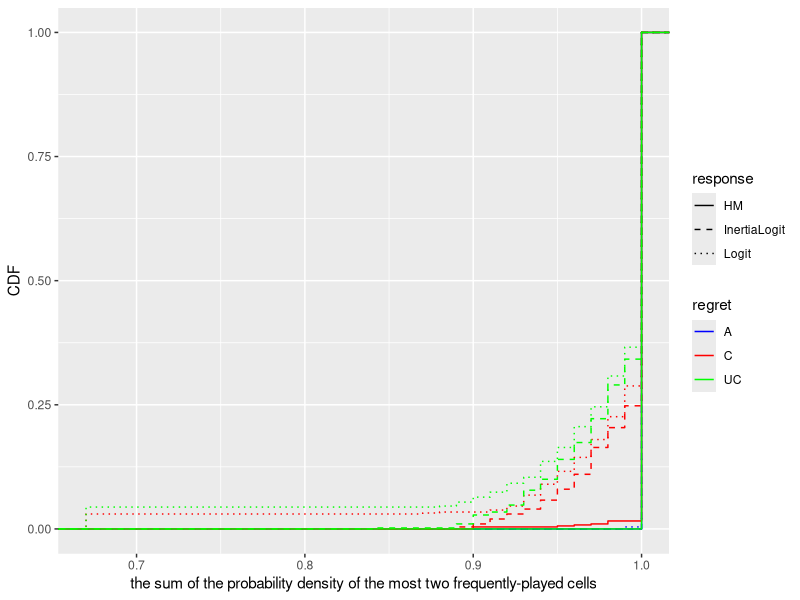

Write the R code that produced this figure. (Note: a time limit stopped this script after it produced the figure.)
##### CDF of S2 (the sum of the probability density of the most two frequently-played cells) #####
# add packages
library(here)
library(ggplot2)
dfmv<-read.csv(here("Data/sim_pair100_mv.csv"), header=T, stringsAsFactors = FALSE)

# draw cdf
for (i in 1:length(dfmv$sim)){
  jd = c(dfmv$jd_11[i],dfmv$jd_12[i],dfmv$jd_13[i],dfmv$jd_21[i],dfmv$jd_22[i],
         dfmv$jd_23[i],dfmv$jd_31[i],dfmv$jd_32[i],dfmv$jd_33[i])
  first = max(jd)
  second = max(jd[-which.max(jd)])
  dfmv$s2[i] = first+second
}

# plot cdf of s2
png(here("Figures/sim_s2_cdf.png"), width = 500, height = 300)
ggplot(data=dfmv) +
  stat_ecdf(geom='step', aes(x=s2, colour=regret, linetype=response)) +
  #geom_density(aes(x=s2, color=regret, linetype=response)) +
  scale_y_continuous(name='CDF', waiver(), limits=c(0,1)) +
  scale_x_continuous(name='the sum of the probability density of the most two frequently-played cells') +
  scale_colour_manual(values=c('blue', 'red', 'green')) +
  scale_linetype_manual(values=c(1,2,3))
dev.off()


##### One trail of long simulation in MV #####
# add package
rm(list = ls())
library(ggplot2)
library(xtable)
library(dplyr)
library(here)

# build the payoff function (chicken, can be switched to MV)
payoff = function(my_choice, your_choice){
  return(pay_MV[my_choice, your_choice])
}

# regret under HM2000 revised
regret_hm2000r = function(m, iteration, my_history, your_history){
  
  # calculate the length of history
  len_history = iteration - 1
  
  # get my most recent decision
  lastchoice = my_history[len_history]
  
  # create a regret payoff term
  my_regret = 0
  period = 0
  
  # loop over previous periods to replace the choice with decision 1
  for (i in 1:len_history){
    if (my_history[i] == lastchoice){
      my_regret = my_regret + payoff(m, your_history[i])
      period = period + 1
    }
  }
  
  # calculate and return the regret
  return(my_regret/period)
}

# regret under hist-avg
regret_avgpay = function(m, iteration, my_history, your_history){
  
  # calculate the length of history
  len_history = iteration - 1
  
  # create a regret payoff term
  my_regret = 0
  period = 0
  
  # loop over previous periods to calculate the total historical payoff
  for (i in 1:len_history){
    if (my_history[i] == m){
      my_regret = my_regret + payoff(my_history[i], your_history[i])
      period = period + 1
    }
  }
  
  # return the average historical payoff
  if (period == 0){return(0)}
  else{
    return(my_regret/period)
  }
}

# decision under HM response
decision_hm2000r = function(mu, iteration, my_history, your_history){
  
  # get my most recent decision
  lastchoice = my_history[iteration-1]
  
  # compute regret for all possible decisions
  regret1 = regret_avgpay(1, iteration, my_history, your_history)
  regret2 = regret_avgpay(2, iteration, my_history, your_history)
  regret3 = regret_avgpay(3, iteration, my_history, your_history)
  
  # calculate the decision when my last choice is 1
  if (lastchoice == 1){
    if (regret1 == max(regret1, regret2, regret3)){return(c(1,max(regret2-regret1,regret3-regret1),min(regret2-regret1,regret3-regret1)))}
    else{
      # switch with a positive probability from 1 to 2 or from 1 to 3
      seed = runif(1,0,1)
      prob2 = max((regret2-regret1),0)/mu
      prob3 = max((regret3-regret1),0)/mu
      if (seed <= prob2){return(c(2,max(regret2-regret1,regret3-regret1),min(regret2-regret1,regret3-regret1)))}
      else if (seed <= prob2 + prob3){return(c(3,max(regret2-regret1,regret3-regret1),min(regret2-regret1,regret3-regret1)))}
      else{return(c(1,max(regret2-regret1,regret3-regret1),min(regret2-regret1,regret3-regret1)))}
    }
  }
  
  # calculate the decision when my last choice is 2
  if (lastchoice == 2){
    if (regret2 == max(regret1, regret2, regret3)){return(c(2,max(regret1-regret2,regret3-regret2),min(regret1-regret2,regret3-regret2)))}
    else{
      # switch with a positive probability from 2 to 1 or from 2 to 3
      seed = runif(1,0,1)
      prob1 = max((regret1-regret2),0)/mu
      prob3 = max((regret3-regret2),0)/mu
      if (seed <= prob1){return(c(1,max(regret1-regret2,regret3-regret2),min(regret1-regret2,regret3-regret2)))}
      else if (seed <= prob1 + prob3){return(c(3,max(regret1-regret2,regret3-regret2),min(regret1-regret2,regret3-regret2)))}
      else{return(c(2,max(regret1-regret2,regret3-regret2),min(regret1-regret2,regret3-regret2)))}
    }
  }
  
  # calculate the decision when my last choice is 2
  if (lastchoice == 3){
    if (regret3 == max(regret1, regret2, regret3)){return(c(3,max(regret1-regret3,regret2-regret3),min(regret1-regret3,regret2-regret3)))}
    else{
      # switch with a positive probability from 2 to 1 or from 2 to 3
      seed = runif(1,0,1)
      prob1 = max((regret1-regret3),0)/mu
      prob2 = max((regret2-regret3),0)/mu
      if (seed <= prob1){return(c(1,max(regret1-regret3,regret2-regret3),min(regret1-regret3,regret2-regret3)))}
      else if (seed <= prob1 + prob2){return(c(2,max(regret1-regret3,regret2-regret3),min(regret1-regret3,regret2-regret3)))}
      else{return(c(3,max(regret1-regret3,regret2-regret3),min(regret1-regret3,regret2-regret3)))}
    }
  }
}

# decision under logit response
decision_hm2000r_logitR = function(mu, beta, iteration, my_history, your_history){
  
  # get my most recent decision
  lastchoice = my_history[iteration-1]
  
  # compute regret for all possible decisions
  regret1 = regret_avgpay(1, iteration, my_history, your_history)
  regret2 = regret_avgpay(2, iteration, my_history, your_history)
  regret3 = regret_avgpay(3, iteration, my_history, your_history)
  
  # calculate the decision when my last choice is 1
  if (lastchoice == 1){
    
    # using logit response to calculate the probability of choosing each strategy
    prob = c(0,0,0)
    prob[1] = exp(beta*(regret1-regret1))/(exp(beta*(regret1-regret1)) + exp(beta*(regret2-regret1)) + exp(beta*(regret3-regret1)))
    prob[2] = exp(beta*(regret2-regret1))/(exp(beta*(regret1-regret1)) + exp(beta*(regret2-regret1)) + exp(beta*(regret3-regret1)))
    prob[3] = exp(beta*(regret3-regret1))/(exp(beta*(regret1-regret1)) + exp(beta*(regret2-regret1)) + exp(beta*(regret3-regret1)))
  
    # randomly determine the decision
    seed = runif(1,0,1)
    if (seed <= prob[1]){return(c(1,max(regret2-regret1,regret3-regret1),min(regret2-regret1,regret3-regret1)))}
    else if (seed > prob[1] & seed <= prob[1]+prob[2]){return(c(2,max(regret2-regret1,regret3-regret1),min(regret2-regret1,regret3-regret1)))}
    else{return(c(3,max(regret2-regret1,regret3-regret1),min(regret2-regret1,regret3-regret1)))}
  }
  
  # calculate the decision when my last choice is 2
  if (lastchoice == 2){
    
    # using logit response to calculate the probability of choosing each strategy
    prob = c(0,0,0)
    prob[1] = exp(beta*(regret1-regret2))/(exp(beta*(regret1-regret2)) + exp(beta*(regret2-regret2)) + exp(beta*(regret3-regret2)))
    prob[2] = exp(beta*(regret2-regret2))/(exp(beta*(regret1-regret2)) + exp(beta*(regret2-regret2)) + exp(beta*(regret3-regret2)))
    prob[3] = exp(beta*(regret3-regret2))/(exp(beta*(regret1-regret2)) + exp(beta*(regret2-regret2)) + exp(beta*(regret3-regret2)))
  
    # randomly determine the decision
    seed = runif(1,0,1)
    if (seed <= prob[1]){return(c(1,max(regret1-regret2,regret3-regret2),min(regret1-regret2,regret3-regret2)))}
    else if (seed > prob[1] & seed <= prob[1]+prob[2]){return(c(2,max(regret1-regret2,regret3-regret2),min(regret1-regret2,regret3-regret2)))}
    else{return(c(3,max(regret1-regret2,regret3-regret2),min(regret1-regret2,regret3-regret2)))}
  }
  
  # calculate the decision when my last choice is 2
  if (lastchoice == 3){
    
    # using logit response to calculate the probability of choosing each strategy
    prob = c(0,0,0)
    prob[1] = exp(beta*(regret1-regret3))/(exp(beta*(regret1-regret3)) + exp(beta*(regret2-regret3)) + exp(beta*(regret3-regret3)))
    prob[2] = exp(beta*(regret2-regret3))/(exp(beta*(regret1-regret3)) + exp(beta*(regret2-regret3)) + exp(beta*(regret3-regret3)))
    prob[3] = exp(beta*(regret3-regret3))/(exp(beta*(regret1-regret3)) + exp(beta*(regret2-regret3)) + exp(beta*(regret3-regret3)))
  
    # randomly determine the decision
    seed = runif(1,0,1)
    if (seed <= prob[1]){return(c(1,max(regret1-regret3,regret2-regret3),min(regret1-regret3,regret2-regret3)))}
    else if (seed > prob[1] & seed <= prob[1]+prob[2]){return(c(2,max(regret1-regret3,regret2-regret3),min(regret1-regret3,regret2-regret3)))}
    else{return(c(3,max(regret1-regret3,regret2-regret3),min(regret1-regret3,regret2-regret3)))}
  }
}

# set up the parameters for the simulation
pay_MV = matrix(c(0,200,100,100,0,200,200,100,0),3,3) # payoff matrix 3x3
n = 20000 # number of periods in each simulation
experiment = 50 # number of experimentation periods where players randomly make decisions
mu = 600 # HM response parameter
beta = 1 # logit response parameter
Delta = 0.8 # inertia logit parameter

# set up the vectors for choices and game parameters
history_p1 = rep(0, n)
history_p2 = rep(0, n)
regretmax_p1 = rep(0, n)
regretmax_p2 = rep(0, n)
regretmin_p1 = rep(0, n)
regretmin_p2 = rep(0, n)

# calculate the experimentation periods with random starting decisions
history_p1[1:experiment] = sample(1:3, experiment, replace = TRUE)
history_p2[1:experiment] = sample(1:3, experiment, replace = TRUE)

# calculate the rest of the decisions to n periods
for (j in (experiment+1):n){
  history_p1[j] = decision_hm2000r_logitR(mu, beta, j, history_p1, history_p2)[1]
  history_p2[j] = decision_hm2000r_logitR(mu, beta, j, history_p2, history_p1)[1]
  regretmax_p1[j] = decision_hm2000r_logitR(mu, beta, j, history_p1, history_p2)[2]
  regretmax_p2[j] = decision_hm2000r_logitR(mu, beta, j, history_p2, history_p1)[2]
  regretmin_p1[j] = decision_hm2000r_logitR(mu, beta, j, history_p1, history_p2)[3]
  regretmin_p2[j] = decision_hm2000r_logitR(mu, beta, j, history_p2, history_p1)[3]
  
  if (j%%1000==0){print(j)}
}

# create the dataset for this simulation
dfsim = data.frame(
  p1_choice = history_p1[(experiment+1):n],
  p2_choice = history_p2[(experiment+1):n],
  p1_regretmax = regretmax_p1[(experiment+1):n],
  p2_regretmax = regretmax_p2[(experiment+1):n],
  p1_regretmin = regretmin_p1[(experiment+1):n],
  p2_regretmin = regretmin_p2[(experiment+1):n],
  period = (experiment+1):n
)

dfsim = dfsim %>% mutate(
  is_11 = ifelse(p1_choice==1 & p2_choice==1, 1, 0),
  is_12 = ifelse(p1_choice==1 & p2_choice==2, 1, 0),
  is_13 = ifelse(p1_choice==1 & p2_choice==3, 1, 0),
  is_21 = ifelse(p1_choice==2 & p2_choice==1, 1, 0),
  is_22 = ifelse(p1_choice==2 & p2_choice==2, 1, 0),
  is_23 = ifelse(p1_choice==2 & p2_choice==3, 1, 0),
  is_31 = ifelse(p1_choice==3 & p2_choice==1, 1, 0),
  is_32 = ifelse(p1_choice==3 & p2_choice==2, 1, 0),
  is_33 = ifelse(p1_choice==3 & p2_choice==3, 1, 0)
)

# # calculate joint density
# jd = matrix(0, nrow = 3, ncol = 3)
# 
# # record the joint density
# jd[1,1] = round(mean(dfsim$is_11),3)
# jd[1,2] = round(mean(dfsim$is_12),3)
# jd[1,3] = round(mean(dfsim$is_13),3)
# jd[2,1] = round(mean(dfsim$is_21),3)
# jd[2,2] = round(mean(dfsim$is_22),3)
# jd[2,3] = round(mean(dfsim$is_23),3)
# jd[3,1] = round(mean(dfsim$is_31),3)
# jd[3,2] = round(mean(dfsim$is_32),3)
# jd[3,3] = round(mean(dfsim$is_33),3)
# print(jd)
# 
# # pick a subset of periods.
# df = filter(dfsim, period>20000&period<=30000)
# jd = matrix(0, nrow = 3, ncol = 3)
# jd[1,1] = round(mean(df$is_11),3)
# jd[1,2] = round(mean(df$is_12),3)
# jd[1,3] = round(mean(df$is_13),3)
# jd[2,1] = round(mean(df$is_21),3)
# jd[2,2] = round(mean(df$is_22),3)
# jd[2,3] = round(mean(df$is_23),3)
# jd[3,1] = round(mean(df$is_31),3)
# jd[3,2] = round(mean(df$is_32),3)
# jd[3,3] = round(mean(df$is_33),3)
# print(jd)

# plot action
png(here("Figures/sim_MVlongavg_logit_action.png"), width = 800, height = 400)
ggplot(data=dfsim) +
  geom_line(aes(x=period,y=p1_choice, colour='blue')) +
  geom_line(aes(x=period,y=p2_choice, colour='red')) +
  scale_y_continuous(name='choice', waiver(), limits=c(1,3), breaks = c(1,2,3),
                     labels = c('T/L','M/C','B/R')) +
  scale_x_continuous(name='periods', waiver(), limits=c(0,20000), breaks = c(100,1000,5000,10000,20000)) +
  scale_colour_manual(values=c('blue', 'red'), labels=c('row player', 'column player'))
dev.off()

# plot regret
png(here("Figures/sim_MVlongavg_logit_regret.png"), width = 800, height = 400)
ggplot(data=dfsim) +
  geom_line(aes(x=period,y=p1_regretmax, colour='blue')) +
  #geom_line(aes(x=period,y=p1_regretmin, colour='blue')) +
  geom_line(aes(x=period,y=p2_regretmax, colour='red')) +
  #geom_line(aes(x=period,y=p2_regretmin, colour='red')) +
  scale_y_continuous(name='regret', waiver(), limits=c(-120,120), breaks = c(-100,0,100)) +
  scale_x_continuous(name='periods', waiver(), limits=c(0,20000), breaks = c(100,1000,5000,10000,20000)) +
  scale_colour_manual(values=c('blue', 'red'), labels=c('row player', 'column player'))
dev.off()

# # export data
# dfsim = dfsim %>% mutate(
#   regret = 'C',
#   response = 'HM'
# )
# write.csv(dfsim, here("Data", "sim_mvlong_c.csv"))
